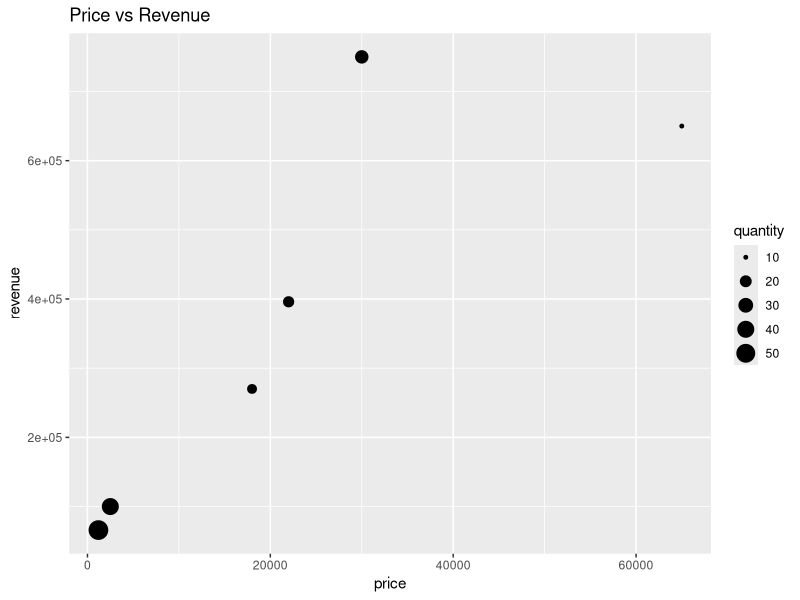
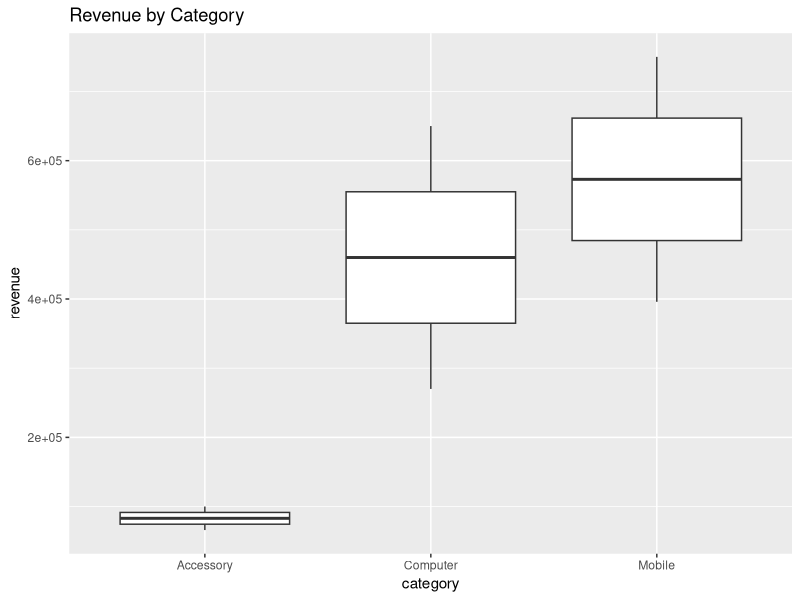
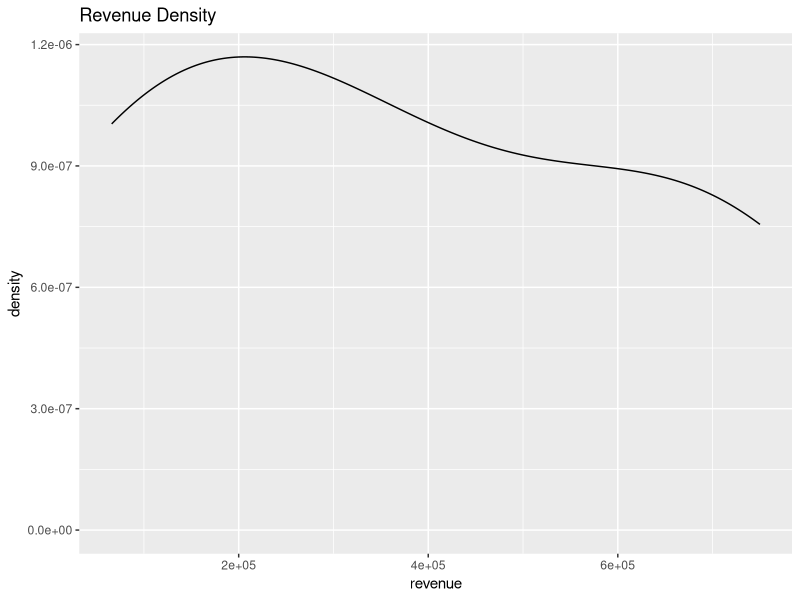

Recreate these plots in R, in order.
library(ggplot2)
df <- data.frame(product=c("Laptop","Phone","Tablet","Monitor","Keyboard","Mouse"),price=c(65000,30000,22000,18000,2500,1200),quantity=c(10,25,18,15,40,55),category=c("Computer","Mobile","Mobile","Computer","Accessory","Accessory"))
df$revenue <- df$price*df$quantity
ggplot(df,aes(price,revenue,size=quantity))+geom_point()+labs(title="Price vs Revenue")
ggplot(df,aes(category,revenue))+geom_boxplot()+labs(title="Revenue by Category")
ggplot(df,aes(revenue))+geom_density()+labs(title="Revenue Density")
